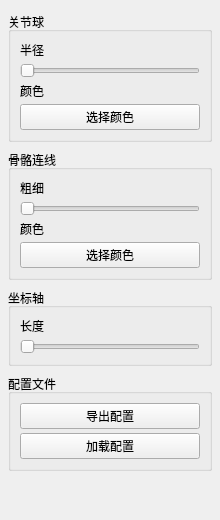
<?xml version="1.0" encoding="UTF-8"?>
<ui version="4.0">
 <class>DrawConfigPanel</class>
 <widget class="QWidget" name="DrawConfigPanel">
  <property name="geometry">
   <rect>
    <x>0</x>
    <y>0</y>
    <width>220</width>
    <height>520</height>
   </rect>
  </property>
  <layout class="QVBoxLayout" name="rootLayout">
   <property name="leftMargin">
    <number>8</number>
   </property>
   <property name="topMargin">
    <number>12</number>
   </property>
   <property name="rightMargin">
    <number>8</number>
   </property>
   <property name="bottomMargin">
    <number>12</number>
   </property>
   <property name="spacing">
    <number>8</number>
   </property>
   <item>
    <widget class="QGroupBox" name="group_joint">
     <property name="title">
      <string>关节球</string>
     </property>
     <layout class="QVBoxLayout" name="layout_joint">
      <property name="spacing">
       <number>4</number>
      </property>
      <item>
       <widget class="QLabel" name="lbl_joint_radius">
        <property name="text">
         <string>半径</string>
        </property>
       </widget>
      </item>
      <item>
       <widget class="QSlider" name="sld_joint_radius">
        <property name="orientation">
         <enum>Qt::Horizontal</enum>
        </property>
       </widget>
      </item>
      <item>
       <widget class="QLabel" name="lbl_joint_color">
        <property name="text">
         <string>颜色</string>
        </property>
       </widget>
      </item>
      <item>
       <widget class="QPushButton" name="btn_joint_color">
        <property name="text">
         <string>选择颜色</string>
        </property>
       </widget>
      </item>
     </layout>
    </widget>
   </item>
   <item>
    <widget class="QGroupBox" name="group_link">
     <property name="title">
      <string>骨骼连线</string>
     </property>
     <layout class="QVBoxLayout" name="layout_link">
      <property name="spacing">
       <number>4</number>
      </property>
      <item>
       <widget class="QLabel" name="lbl_link_width">
        <property name="text">
         <string>粗细</string>
        </property>
       </widget>
      </item>
      <item>
       <widget class="QSlider" name="sld_link_width">
        <property name="orientation">
         <enum>Qt::Horizontal</enum>
        </property>
       </widget>
      </item>
      <item>
       <widget class="QLabel" name="lbl_link_color">
        <property name="text">
         <string>颜色</string>
        </property>
       </widget>
      </item>
      <item>
       <widget class="QPushButton" name="btn_link_color">
        <property name="text">
         <string>选择颜色</string>
        </property>
       </widget>
      </item>
     </layout>
    </widget>
   </item>
   <item>
    <widget class="QGroupBox" name="group_axis">
     <property name="title">
      <string>坐标轴</string>
     </property>
     <layout class="QVBoxLayout" name="layout_axis">
      <property name="spacing">
       <number>4</number>
      </property>
      <item>
       <widget class="QLabel" name="lbl_axis_length">
        <property name="text">
         <string>长度</string>
        </property>
       </widget>
      </item>
      <item>
       <widget class="QSlider" name="sld_axis_length">
        <property name="orientation">
         <enum>Qt::Horizontal</enum>
        </property>
       </widget>
      </item>
     </layout>
    </widget>
   </item>
   <item>
    <widget class="QGroupBox" name="group_io">
     <property name="title">
      <string>配置文件</string>
     </property>
     <layout class="QVBoxLayout" name="layout_io">
      <property name="spacing">
       <number>4</number>
      </property>
      <item>
       <widget class="QPushButton" name="btn_save_config">
        <property name="text">
         <string>导出配置</string>
        </property>
       </widget>
      </item>
      <item>
       <widget class="QPushButton" name="btn_load_config">
        <property name="text">
         <string>加载配置</string>
        </property>
       </widget>
      </item>
     </layout>
    </widget>
   </item>
   <item>
    <spacer name="spacer_bottom">
     <property name="orientation">
      <enum>Qt::Vertical</enum>
     </property>
     <property name="sizeHint" stdset="0">
      <size>
       <width>20</width>
       <height>40</height>
      </size>
     </property>
    </spacer>
   </item>
  </layout>
 </widget>
 <resources/>
 <connections/>
</ui>
